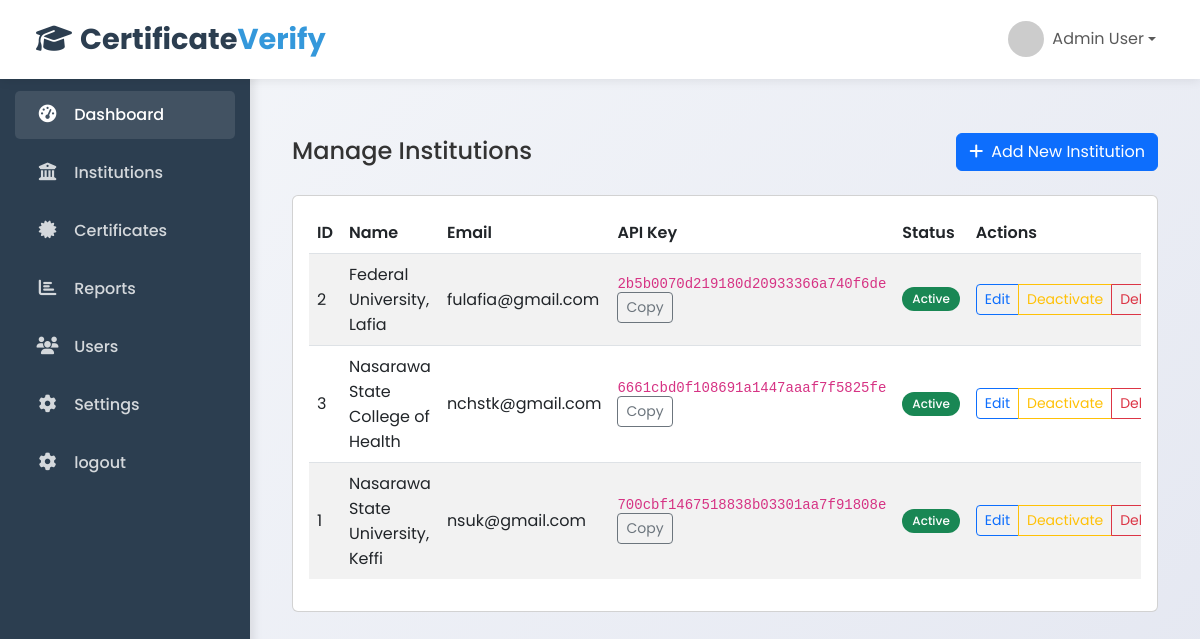
The page /admin/manage-institutions.php (signed in) on the database its author committed.
### tables this page shows
CREATE TABLE `institutions` (
  `id` int(11) NOT NULL,
  `name` varchar(255) NOT NULL,
  `email` varchar(255) NOT NULL,
  `password` varchar(255) NOT NULL,
  `address` text DEFAULT NULL,
  `phone` varchar(20) DEFAULT NULL,
  `api_key` varchar(255) DEFAULT NULL,
  `is_active` tinyint(1) DEFAULT 1,
  `created_at` timestamp NOT NULL DEFAULT current_timestamp(),
  `last_login` datetime DEFAULT NULL
);

### includes/db.php (called while the page is built, shortened)
<?php
class Database {
    private $conn;
    public function __construct() {
        $this->conn = new mysqli(DB_HOST, DB_USER, DB_PASS, DB_NAME);
    }
    public function query($sql) {
        return $this->conn->query($sql);
    }
}
$db = new Database();
?>

### admin/manage-institutions.php (the view, shortened to what this page needs)
<?php
global $db;
$institutions = $db->query("SELECT * FROM institutions ORDER BY name ASC")->fetch_all(MYSQLI_ASSOC);
require_once '../includes/header.php';
?>
<div class="container-fluid mt-4">
    <div class="d-flex justify-content-between align-items-center mb-4">
        <h2 class="h4 mb-0">Manage Institutions</h2>
        <a href="add-institution.php" class="btn btn-primary">
            <i class="fas fa-plus me-2"></i>Add New Institution
        </a>
    </div>
    <div class="card">
        <div class="card-body">
            <div class="table-responsive">
                <table class="table table-striped table-hover">
                    <thead>
                        <tr>
                            <th>ID</th>
                            <th>Name</th>
                            <th>Email</th>
                            <th>API Key</th>
                            <th>Status</th>
                            <th>Actions</th>
                        </tr>
                    </thead>
                    <tbody>
                        <?php foreach ($institutions as $institution): ?>
                        <tr>
                            <td><?php echo $institution['id']; ?></td>
                            <td><?php echo htmlspecialchars($institution['name']); ?></td>
                            <td><?php echo htmlspecialchars($institution['email']); ?></td>
                            <td>
                                <code><?php echo $institution['api_key'] ?: 'Not generated'; ?></code>
                                <?php if ($institution['api_key']): ?>
                                    <button class="btn btn-sm btn-outline-secondary copy-btn" data-text="<?php echo $institution['api_key']; ?>">
                                        Copy
                                    </button>
                                <?php endif; ?>
                            </td>
                            <td>
                                <span class="badge bg-<?php echo $institution['is_active'] ? 'success' : 'danger'; ?>">
                                    <?php echo $institution['is_active'] ? 'Active' : 'Inactive'; ?>
                                </span>
                            </td>
                            <td>
                                <div class="btn-group btn-group-sm">
                                    <a href="edit-institution.php?id=<?php echo $institution['id']; ?>" class="btn btn-outline-primary">Edit</a>
                                    <a href="?action=toggle&id=<?php echo $institution['id']; ?>" class="btn btn-outline-<?php echo $institution['is_active'] ? 'warning' : 'success'; ?>">
                                        <?php echo $institution['is_active'] ? 'Deactivate' : 'Activate'; ?>
                                    </a>
                                    <a href="?action=delete&id=<?php echo $institution['id']; ?>" class="btn btn-outline-danger" onclick="return confirm('Are you sure?')">Delete</a>
                                </div>
                            </td>
                        </tr>
                        <?php endforeach; ?>
                    </tbody>
                </table>
            </div>
        </div>
    </div>
</div>
<?php require_once '../includes/footer.php'; ?>

### includes/header.php (style rules this page uses)
* { margin: 0; padding: 0; box-sizing: border-box; font-family: 'Poppins', sans-serif; }
body { background: linear-gradient(135deg, #f5f7fa 0%, #e4e7f1 100%); min-height: 100vh; color: #333; overflow-x: hidden; }
table { width: 100%; border-collapse: separate; border-spacing: 0; }
table th { background-color: #f8f9fa; padding: 12px 15px; text-align: left; font-weight: 600; color: var(--dark); border-bottom: 1px solid #dee2e6; }
table td { padding: 12px 15px; border-bottom: 1px solid #dee2e6; vertical-align: middle; }
table tr:last-child td { border-bottom: none; }
.badge { padding: 6px 10px; border-radius: 20px; font-weight: 500; }

### rows shown on the page
institutions: id "2", name "Federal University, Lafia", email "fulafia@gmail.com", api_key "2b5b0070d219180d20933366a740f6de", is_active "Active"
institutions: id "3", name "Nasarawa State College of Health", email "nchstk@gmail.com", api_key "6661cbd0f108691a1447aaaf7f5825fe", is_active "Active"
institutions: id "1", name "Nasarawa State University, Keffi", email "nsuk@gmail.com", api_key "700cbf1467518838b03301aa7f91808e", is_active "Active"
